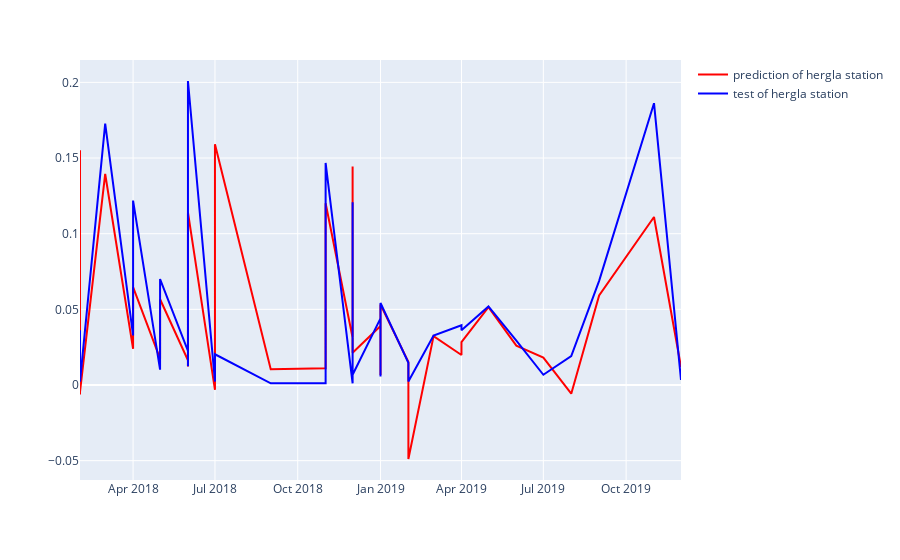

Here is the notebook cell this chart was saved with:
### Code cell
import plotly.express as px
import plotly.graph_objects as go



df_filtered = df_pred[df_pred['NUMCPT'] == 'TOUZA']
x_hergla=df_filtered.drop(columns=['SUM(QTEPRD)'])
y_pred_hergla=df_filtered['SUM(QTEPRD)']

df_test_filtered=df_test[df_test['NUMCPT'] == 'TOUZA']
y_test_hergla=df_test_filtered['SUM(QTEPRD)']
fig = px.line()
fig = go.Figure(fig)
x_hergla = x_hergla.sort_values(by="MOIS")


fig.add_trace(go.Scatter(x=x_hergla['MOIS'], y=y_pred_hergla, 
                         mode='lines', name='prediction of hergla station', line=dict(color='red')))
fig.add_trace(go.Scatter(x=x_hergla['MOIS'], y=y_test_hergla, 
                         mode='lines', name='test of hergla station', line=dict(color='blue')))
fig.show()

### Figure 1 — Plotly figure (JSON) as saved in the notebook; plotly's stock layout.template omitted (floating-point values rounded to 4 significant figures)
{"data": [{"hovertemplate": "<extra></extra>", "legendgroup": "", "line": {"color": "#636efa", "dash": "solid"}, "marker": {"symbol": "circle"}, "mode": "lines", "name": "", "orientation": "v", "showlegend": false, "type": "scatter", "xaxis": "x", "yaxis": "y"}, {"line": {"color": "red"}, "mode": "lines", "name": "prediction of hergla station", "type": "scatter", "x": ["2018-02-01", "2018-02-01", "2018-02-01", "2018-03-01", "2018-04-01", "2018-04-01", "2018-05-01", "2018-05-01", "2018-06-01", "2018-06-01", "2018-06-01", "2018-06-01", "2018-07-01", "2018-07-01", "2018-09-01", "2018-11-01", "2018-11-01", "2018-12-01", "2018-12-01", "2018-12-01", "2018-12-01", "2019-01-01", "2019-01-01", "2019-01-01", "2019-01-01", "2019-02-01", "2019-02-01", "2019-03-01", "2019-04-01", "2019-04-01", "2019-05-01", "2019-06-01", "2019-07-01", "2019-08-01", "2019-09-01", "2019-11-01", "2019-12-01"], "y": [-0.006267, 0.1551, -0.004468, 0.1395, 0.02389, 0.06462, 0.01746, 0.05666, 0.01635, 0.01229, 0.06069, 0.1141, -0.003194, 0.1591, 0.01037, 0.01105, 0.1202, 0.0312, 0.1329, 0.1444, 0.02136, 0.03903, 0.006586, 0.01403, 0.05317, 0.01515, -0.04889, 0.03234, 0.01986, 0.02836, 0.05152, 0.026, 0.01814, -0.005748, 0.0592, 0.111, 0.01191]}, {"line": {"color": "blue"}, "mode": "lines", "name": "test of hergla station", "type": "scatter", "x": ["2018-02-01", "2018-02-01", "2018-02-01", "2018-03-01", "2018-04-01", "2018-04-01", "2018-05-01", "2018-05-01", "2018-06-01", "2018-06-01", "2018-06-01", "2018-06-01", "2018-07-01", "2018-07-01", "2018-09-01", "2018-11-01", "2018-11-01", "2018-12-01", "2018-12-01", "2018-12-01", "2018-12-01", "2019-01-01", "2019-01-01", "2019-01-01", "2019-01-01", "2019-02-01", "2019-02-01", "2019-03-01", "2019-04-01", "2019-04-01", "2019-05-01", "2019-06-01", "2019-07-01", "2019-08-01", "2019-09-01", "2019-11-01", "2019-12-01"], "y": [0.03612, 0.03499, 0.002257, 0.1727, 0.03273, 0.1219, 0.01016, 0.06998, 0.02257, 0.01242, 0.09932, 0.2009, 0.002257, 0.02032, 0.001129, 0.001129, 0.1467, 0.001129, 0.02483, 0.1208, 0.006772, 0.04402, 0.005643, 0.01129, 0.05418, 0.01467, 0.002257, 0.03273, 0.0395, 0.03612, 0.05192, 0.02935, 0.006772, 0.01919, 0.06885, 0.1862, 0.003386]}], "layout": {"legend": {"tracegroupgap": 0}, "margin": {"t": 60}, "xaxis": {"anchor": "y", "domain": [0, 1]}, "yaxis": {"anchor": "x", "domain": [0, 1]}}}
